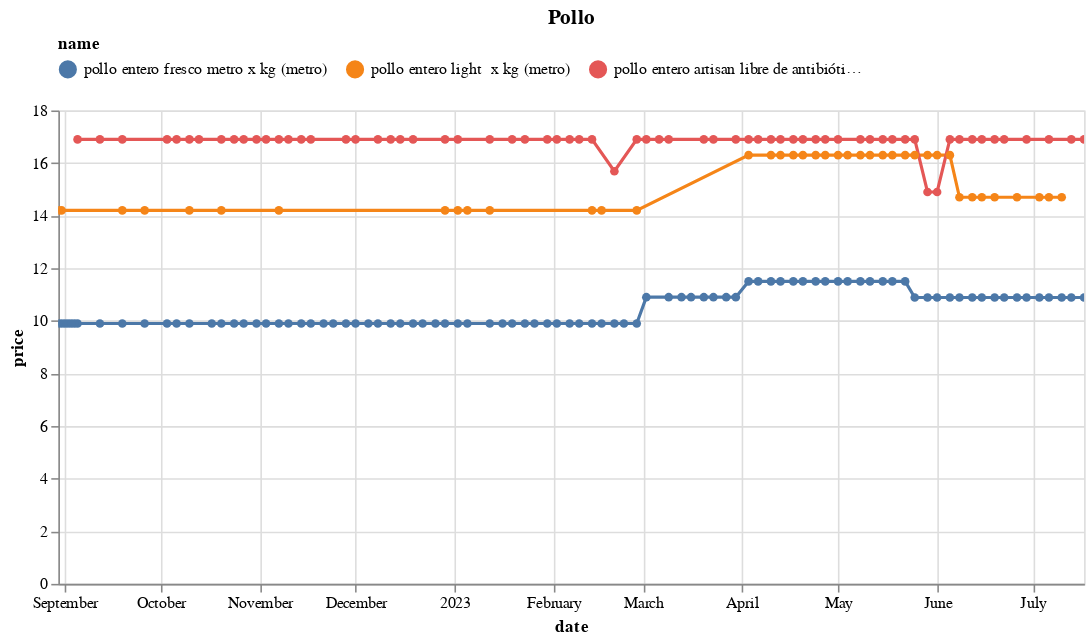

Here is the notebook cell this chart was saved with:
### Code cell
(df
 .loc[df.name.isin(names)]
 .pipe(alt.Chart)
 .mark_line(point=True)
 .encode(x='date', y='price', color='name', tooltip=['name','price'])
 .properties(width=650, title='Pollo')
 .interactive()
 .configure_legend(orient='top', columns=3)
)

### Figure 1 — Vega-Lite specification as saved in the notebook (floating-point values rounded to 4 significant figures; data arrays with more than 128 entries replaced by an {"elided": "..."} marker saying what was removed)
{"config": {"view": {"continuousWidth": 300, "continuousHeight": 300}, "legend": {"columns": 3, "orient": "top"}}, "data": {"name": "data-ec79787d45feb56f290569df1bc3db6d"}, "mark": {"type": "line", "point": true}, "encoding": {"color": {"field": "name", "type": "nominal"}, "tooltip": [{"field": "name", "type": "nominal"}, {"field": "price", "type": "quantitative"}], "x": {"field": "date", "type": "temporal"}, "y": {"field": "price", "type": "quantitative"}}, "params": [{"name": "param_13", "select": {"type": "interval", "encodings": ["x", "y"]}, "bind": "scales"}], "title": "Pollo", "width": 650, "$schema": "https://vega.github.io/schema/vega-lite/v5.8.0.json", "datasets": {"data-ec79787d45feb56f290569df1bc3db6d": {"elided": "197 records"}}}
